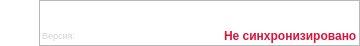
<?xml version="1.0" encoding="UTF-8"?>
<ui version="4.0">
 <class>ItemGameList</class>
 <widget class="QWidget" name="ItemGameList">
  <property name="geometry">
   <rect>
    <x>0</x>
    <y>0</y>
    <width>349</width>
    <height>46</height>
   </rect>
  </property>
  <property name="cursor">
   <cursorShape>PointingHandCursor</cursorShape>
  </property>
  <property name="windowTitle">
   <string>ItemGameList</string>
  </property>
  <property name="styleSheet">
   <string notr="true">#ItemGameList{
	border: none;
	margin:0px;
	padding:0px;
	background-color: transparent;
}

#frameBackground{
	border: none;
	margin:0px;
	padding:0px;
	background-color: rgba(255, 255, 255,15);
	border-radius: 5px;
}

#frameBackground:hover{
	background-color: rgb(80, 80, 80);
}

QLabel{
	color:lightgrey;
}

QPushButton{
	background-color: transparent;
	border:none;
	padding: 0px;
	margin: 0px;
}
#labelSync{
color: crimson;
}</string>
  </property>
  <layout class="QHBoxLayout" name="horizontalLayout">
   <property name="spacing">
    <number>0</number>
   </property>
   <property name="leftMargin">
    <number>0</number>
   </property>
   <property name="topMargin">
    <number>0</number>
   </property>
   <property name="rightMargin">
    <number>0</number>
   </property>
   <property name="bottomMargin">
    <number>0</number>
   </property>
   <item>
    <widget class="QFrame" name="frameBackground">
     <property name="frameShape">
      <enum>QFrame::StyledPanel</enum>
     </property>
     <property name="frameShadow">
      <enum>QFrame::Raised</enum>
     </property>
     <layout class="QHBoxLayout" name="horizontalLayout_2">
      <property name="spacing">
       <number>5</number>
      </property>
      <property name="leftMargin">
       <number>2</number>
      </property>
      <property name="topMargin">
       <number>0</number>
      </property>
      <property name="rightMargin">
       <number>0</number>
      </property>
      <property name="bottomMargin">
       <number>0</number>
      </property>
      <item>
       <widget class="QPushButton" name="btnIcon">
        <property name="sizePolicy">
         <sizepolicy hsizetype="Preferred" vsizetype="Preferred">
          <horstretch>0</horstretch>
          <verstretch>0</verstretch>
         </sizepolicy>
        </property>
        <property name="minimumSize">
         <size>
          <width>0</width>
          <height>0</height>
         </size>
        </property>
        <property name="maximumSize">
         <size>
          <width>16777215</width>
          <height>16777215</height>
         </size>
        </property>
        <property name="text">
         <string/>
        </property>
        <property name="iconSize">
         <size>
          <width>30</width>
          <height>30</height>
         </size>
        </property>
       </widget>
      </item>
      <item>
       <widget class="QFrame" name="frame">
        <property name="sizePolicy">
         <sizepolicy hsizetype="Expanding" vsizetype="Preferred">
          <horstretch>0</horstretch>
          <verstretch>0</verstretch>
         </sizepolicy>
        </property>
        <property name="frameShape">
         <enum>QFrame::StyledPanel</enum>
        </property>
        <property name="frameShadow">
         <enum>QFrame::Raised</enum>
        </property>
        <layout class="QGridLayout" name="gridLayout">
         <property name="leftMargin">
          <number>2</number>
         </property>
         <property name="topMargin">
          <number>2</number>
         </property>
         <property name="rightMargin">
          <number>2</number>
         </property>
         <property name="bottomMargin">
          <number>2</number>
         </property>
         <property name="spacing">
          <number>2</number>
         </property>
         <item row="1" column="1">
          <widget class="QLabel" name="labelVersion">
           <property name="sizePolicy">
            <sizepolicy hsizetype="Expanding" vsizetype="Preferred">
             <horstretch>0</horstretch>
             <verstretch>0</verstretch>
            </sizepolicy>
           </property>
           <property name="minimumSize">
            <size>
             <width>127</width>
             <height>0</height>
            </size>
           </property>
           <property name="maximumSize">
            <size>
             <width>127</width>
             <height>16777215</height>
            </size>
           </property>
           <property name="font">
            <font>
             <pointsize>7</pointsize>
             <weight>75</weight>
             <bold>true</bold>
            </font>
           </property>
           <property name="text">
            <string/>
           </property>
          </widget>
         </item>
         <item row="1" column="0">
          <widget class="QLabel" name="label_3">
           <property name="sizePolicy">
            <sizepolicy hsizetype="Maximum" vsizetype="Preferred">
             <horstretch>0</horstretch>
             <verstretch>0</verstretch>
            </sizepolicy>
           </property>
           <property name="font">
            <font>
             <pointsize>7</pointsize>
            </font>
           </property>
           <property name="text">
            <string>Версия:</string>
           </property>
          </widget>
         </item>
         <item row="0" column="0" colspan="5">
          <widget class="QLabel" name="labelName">
           <property name="sizePolicy">
            <sizepolicy hsizetype="Preferred" vsizetype="Expanding">
             <horstretch>0</horstretch>
             <verstretch>0</verstretch>
            </sizepolicy>
           </property>
           <property name="minimumSize">
            <size>
             <width>312</width>
             <height>0</height>
            </size>
           </property>
           <property name="maximumSize">
            <size>
             <width>312</width>
             <height>16777215</height>
            </size>
           </property>
           <property name="font">
            <font>
             <pointsize>11</pointsize>
            </font>
           </property>
           <property name="text">
            <string/>
           </property>
          </widget>
         </item>
         <item row="1" column="3">
          <widget class="QPushButton" name="btnSyncIcon">
           <property name="minimumSize">
            <size>
             <width>14</width>
             <height>14</height>
            </size>
           </property>
           <property name="maximumSize">
            <size>
             <width>14</width>
             <height>14</height>
            </size>
           </property>
           <property name="text">
            <string/>
           </property>
           <property name="icon">
            <iconset resource="../../Images/Images.qrc">
             <normaloff>:/syncFailed.png</normaloff>:/syncFailed.png</iconset>
           </property>
           <property name="iconSize">
            <size>
             <width>14</width>
             <height>14</height>
            </size>
           </property>
          </widget>
         </item>
         <item row="1" column="4">
          <widget class="QLabel" name="labelSync">
           <property name="font">
            <font>
             <weight>75</weight>
             <bold>true</bold>
            </font>
           </property>
           <property name="text">
            <string>Не синхронизировано</string>
           </property>
          </widget>
         </item>
         <item row="1" column="2">
          <spacer name="horizontalSpacer">
           <property name="orientation">
            <enum>Qt::Horizontal</enum>
           </property>
           <property name="sizeType">
            <enum>QSizePolicy::Expanding</enum>
           </property>
           <property name="sizeHint" stdset="0">
            <size>
             <width>999999999</width>
             <height>15</height>
            </size>
           </property>
          </spacer>
         </item>
        </layout>
       </widget>
      </item>
     </layout>
    </widget>
   </item>
  </layout>
 </widget>
 <layoutdefault spacing="6" margin="11"/>
 <resources>
  <include location="../../Images/Images.qrc"/>
 </resources>
 <connections/>
</ui>
